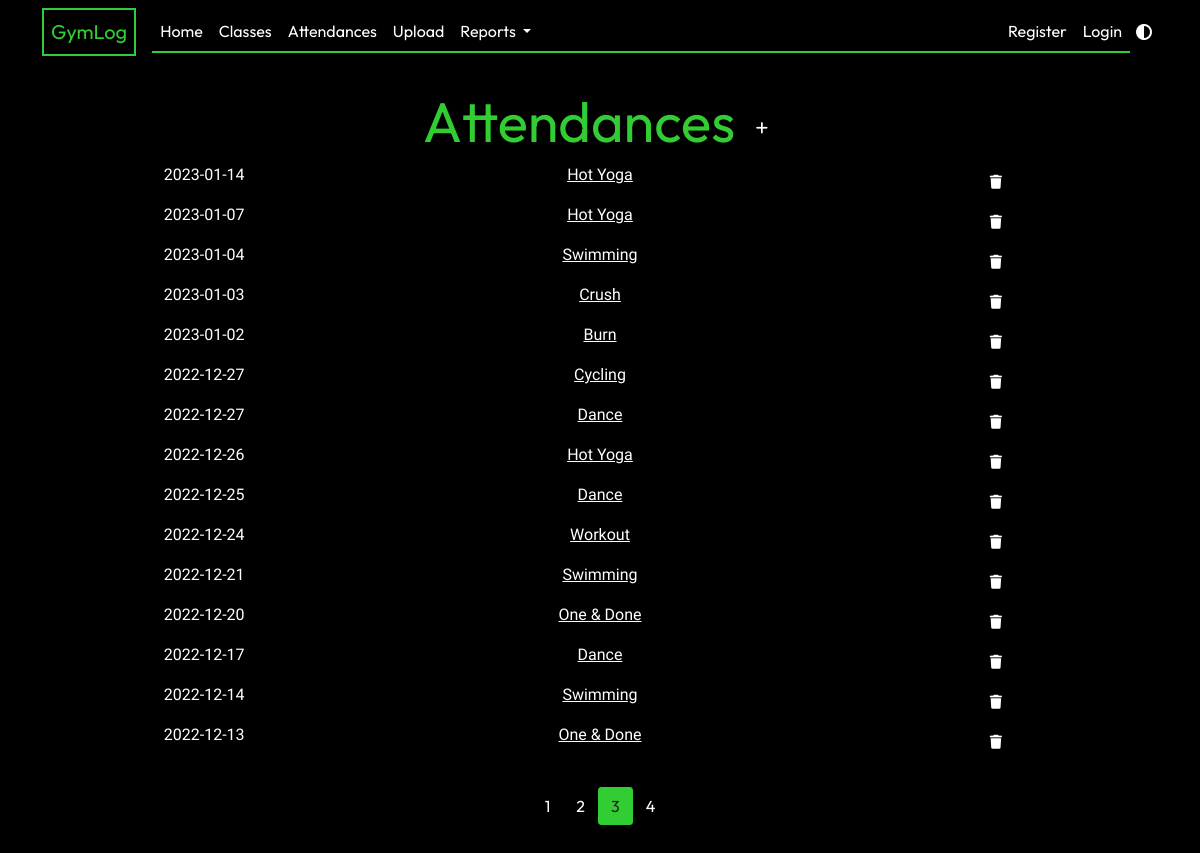
Page /attendances?page=3 on the committed database.
### app/models.py (models this page shows, shortened)
class Attendance(db.Model):
    id = db.Column(db.Integer, primary_key=True)
    class_id = db.Column(db.Integer, db.ForeignKey("gym_class.id"), nullable=False)
    date_attended = db.Column(db.Date, nullable=False, default=date.today)

class GymClass(db.Model):
    id = db.Column(db.Integer, primary_key=True)
    name = db.Column(db.String(20), unique=True, nullable=False)
    class_type = db.Column(db.String(3), default="Workout")
    attendance_list = db.relationship("Attendance", backref="class_taken", lazy=True)

### app/attendances/routes.py (the view)
@attendances.route("/attendances")
def show_attendances():
    page = request.args.get("page", 1, type=int)
    attendance_list = Attendance.query.order_by(
        Attendance.date_attended.desc()
    ).paginate(page=page, per_page=15)
    return render_template(
        "attendances.html", title="Attendances", attendance_list=attendance_list
    )

### app/templates/attendances.html (shortened to what this page needs)
{% extends "layout.html" %} {% block content %}
<div class="text-center mt-2">
  <h1 class="display-4">
    Attendances
    <a
      href="{{ url_for('attendances.new_attendance') }}"
      class="btn btn-sm btn-add"
      ><i class="fa-solid fa-plus"></i
    ></a>
  </h1>
</div>
<div class="row text-center">
  {% for a in attendance_list %}
  <div class="col-2">
    <p>{{ a.date_attended.strftime('%Y-%m-%d') }}</p>
  </div>
  <div class="col-8">
    <p>
      <a
        class="class-link"
        href="{{ url_for('classes.show_class', class_id=a.class_id) }}"
        >{{ a.class_taken.name }}</a
      >
    </p>
  </div>
  <div class="col-2">
    <button
      type="button"
      class="btn btn-other btn-sm m-1"
      data-bs-toggle="modal"
      data-bs-target="#deleteModal">
      <i class="fa-solid fa-trash"></i>
    </button>
  </div>
  {% endfor %}
</div>
<nav class="mt-4">
  <ul class="pagination justify-content-center">
    {% for page_num in attendance_list.iter_pages(left_edge=1, right_edge=1,
    left_current=1, right_current=2) %} {% if page_num %} {% if
    attendance_list.page == page_num %}
    <li>
      <a
        class="btn btn-current mb-4"
        href="{{ url_for('attendances.show_attendances', page=page_num) }}"
        >{{ page_num }}</a
      >
    </li>
    {% else %}
    <li>
      <a
        class="btn btn-other mb-4"
        href="{{ url_for('attendances.show_attendances', page=page_num) }}"
        >{{ page_num }}</a
      >
    </li>
    {% endif %} {% else %} ... {% endif %} {% endfor %}
  </ul>
</nav>
{% endblock content %}

### app/static/main.css (style rules this page uses)
:root { --primary-color: black; --secondary-color: white; --accent-color: #32cd32; --typewriter-speed: 2s; --typewriter-chars: 17; }
body { background-color: var(--primary-color); color: var(--secondary-color); margin: 0; min-height: 100vh; font-family: "Roboto"; }
h1, h2, h3, h4 { color: var(--accent-color); font-family: Outfit; }
nav { font-family: Outfit; }
.btn-current { background-color: var(--accent-color); border-radius: 10% 10%; }
.btn-other { background-color: transparent; color: var(--secondary-color); }
.btn-add { background-color: transparent; color: var(--secondary-color); border-radius: 50%; }
.class-link { color: var(--secondary-color); }

### rows in the picture
Attendance: date_attended "2023-01-14", class_taken.name "Hot Yoga"
Attendance: date_attended "2023-01-07", class_taken.name "Hot Yoga"
Attendance: date_attended "2023-01-04", class_taken.name "Swimming"
Attendance: date_attended "2023-01-03", class_taken.name "Crush"
Attendance: date_attended "2023-01-02", class_taken.name "Burn"
Attendance: date_attended "2022-12-27", class_taken.name "Cycling"
Attendance: date_attended "2022-12-27", class_taken.name "Dance"
Attendance: date_attended "2022-12-26", class_taken.name "Hot Yoga"
Attendance: date_attended "2022-12-25", class_taken.name "Dance"
Attendance: date_attended "2022-12-24", class_taken.name "Workout"
Attendance: date_attended "2022-12-21", class_taken.name "Swimming"
Attendance: date_attended "2022-12-20", class_taken.name "One & Done"
Attendance: date_attended "2022-12-17", class_taken.name "Dance"
Attendance: date_attended "2022-12-14", class_taken.name "Swimming"
Attendance: date_attended "2022-12-13", class_taken.name "One & Done"

### other values in the picture
{{ page_num }} "1" "2" "4"
{{ page_num }} "3"
